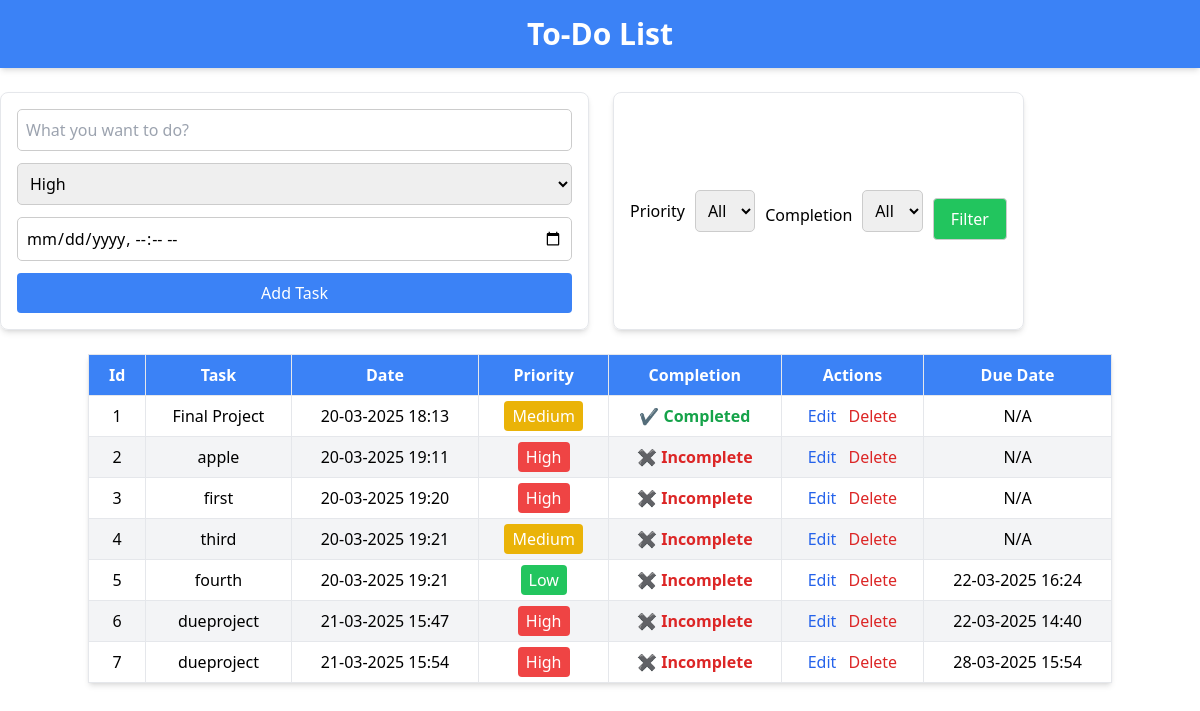
Before: / with the older database file.
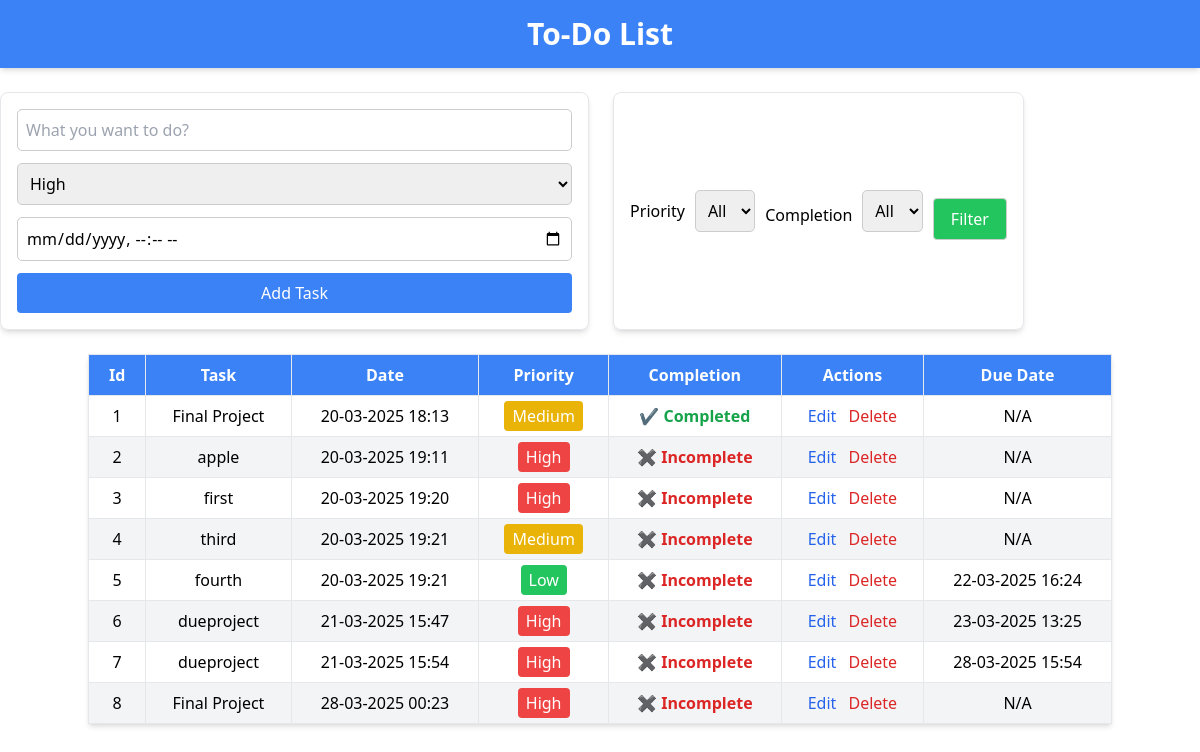
After: the same page with the newer database file.
### app.py (models this page shows)
class Task(db.Model):
    id = db.Column(db.Integer,primary_key=True)
    task = db.Column(db.String(200),nullable=False)
    date = db.Column(db.DateTime,default=datetime.utcnow)
    priority = db.Column(db.String,nullable=False,default="Medium")
    completion = db.Column(db.String,nullable=False,default="Incomplete")
    due_date = db.Column(db.DateTime,nullable=True)

### app.py (the view, shortened to what this page needs)
@app.route('/',methods=['GET','POST'])
def homepage():
    Tasks = Task.query
    priority_filter = request.args.get("priority_filter","")
    completion_filter = request.args.get("completion_filter","")
    if priority_filter and priority_filter!="All":
        Tasks = Tasks.filter(Task.priority == priority_filter)
    if completion_filter and completion_filter!="All":
        Tasks = Tasks.filter(Task.completion == completion_filter)
    Tasks = Tasks.all()
    return render_template('index.html',tasks=Tasks)

### templates/index.html (shortened to what this page needs)
<!DOCTYPE html>
<html lang="en">
<head>
    <script src="https://cdn.tailwindcss.com"></script>
    <link rel="stylesheet" href="{{ url_for('static', filename='css/style.css') }}">
</head>
<body>
    <div class="bg-blue-500 text-white py-4 text-center shadow-md">
        <h1 class="text-3xl font-bold">To-Do List</h1>
    </div>
    <div class="container flex justify-center space-x-6 mt-6">
        <form action="/" method="post" class="space-y-3 border p-4 rounded-lg shadow-md">
            <input type="text" name="task" id="task" placeholder="What you want to do?" class="border p-2 w-full">
            <select name="priority" class="border p-2 w-full">
                <option value="High">High</option>
            </select>
            <input type="datetime-local" name="due_date" class="border p-2 w-full">
            <button type="submit" class="bg-blue-500 text-white px-4 py-2 rounded w-full">Add Task</button>
        </form>
        <form action="/" method="get" class="filter-form border p-4 rounded-lg shadow-md">
            <label class="block">Priority</label>
            <select name="priority_filter" class="border p-2 w-full">
                <option value="All">All</option>
            </select>
            <label class="block mt-2">Completion</label>
            <select name="completion_filter" class="border p-2 w-full">
                <option value="All">All</option>
            </select>
            <input type="submit" value="Filter" class="bg-green-500 text-white px-4 py-2 rounded w-full mt-4">
        </form>
    </div>
    {% if tasks %}
<div class="container mx-auto mt-6">
    <table class="w-full border-collapse border border-gray-300 shadow-md">
        <thead class="bg-blue-500 text-white">
            <tr>
                <th class="py-2 px-4 border">Id</th>
                <th class="py-2 px-4 border">Task</th>
                <th class="py-2 px-4 border">Date</th>
                <th class="py-2 px-4 border">Priority</th>
                <th class="py-2 px-4 border">Completion</th>
                <th class="py-2 px-4 border">Actions</th>
                <th class="py-2 px-4 border">Due Date</th>
            </tr>
        </thead>
        <tbody>
            {% for task in tasks %}
            <tr class="text-center {% if loop.index % 2 == 0 %} bg-gray-100 {% endif %}">
                <td class="py-2 px-4 border">{{ task.id }}</td>
                <td class="py-2 px-4 border">{{ task.task }}</td>
                <td class="py-2 px-4 border">
                    {% if task.date %}{{ task.date.strftime('%d-%m-%Y %H:%M') }}{% else %}N/A{% endif %}
                </td>
                <td class="py-2 px-4 border">
                    <span class="px-2 py-1 rounded text-white {% if task.priority == 'High' %}bg-red-500{% elif task.priority == 'Medium' %}bg-yellow-500{% else %}bg-green-500{% endif %}">
                        {{ task.priority }}
                    </span>
                </td>
                <td class="py-2 px-4 border">
                    {% if task.completion == 'Complete' %}
                    <span class="text-green-600 font-bold">✔ Completed</span>
                    {% else %}
                    <span class="text-red-600 font-bold">✖ Incomplete</span>
                    {% endif %}
                </td>
                <td class="py-2 px-4 border">
                    <a href="{{ url_for('edit', id=task.id) }}" class="text-blue-600 hover:underline mr-2">Edit</a>
                    <a href="{{ url_for('delete', id=task.id) }}" class="text-red-600 hover:underline">Delete</a>
                </td>
                <td class="py-2 px-4 border">
                    {% if task.due_date %}{{ task.due_date.strftime('%d-%m-%Y %H:%M') }}{% else %}N/A{% endif %}
                </td>
            </tr>
            {% endfor %}
        </tbody>
    </table>
</div>
{% else %}
<h3 class="text-center text-gray-600 mt-6">Add your First Task</h3>
{% endif %}
</body>
</html>

### static/style.css (style rules this page uses)
.task-form, .filter-form { display: flex; align-items: center; gap: 10px; }
input, select, button { padding: 10px; border: 1px solid #ccc; border-radius: 5px; }
button { background-color: #2F80ED; color: white; border: none; cursor: pointer; }

Changed rows visible on the page:
changed Task id 6: due_date "22-03-2025 14:40" → "23-03-2025 13:25"
added Task: id "8", task "Final Project", date "28-03-2025 00:23", priority "High", completion "✖ Incomplete", shows "N/A"
